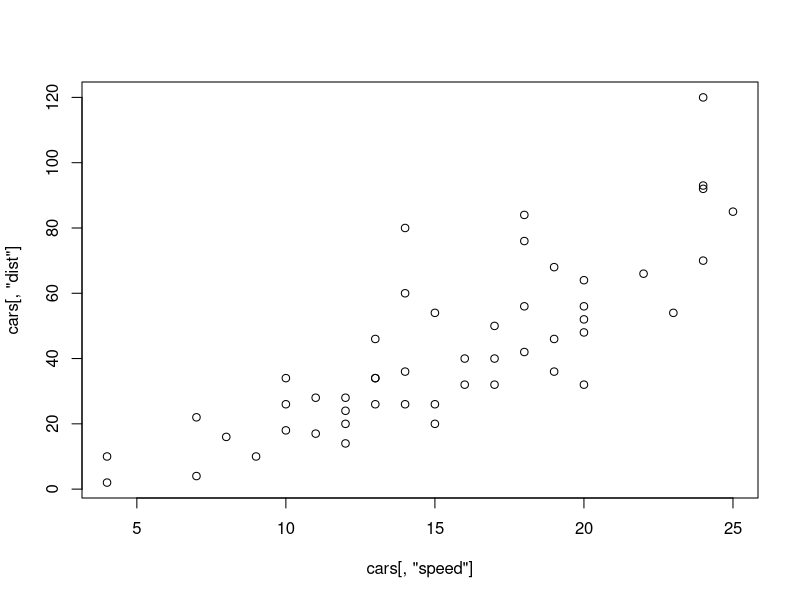
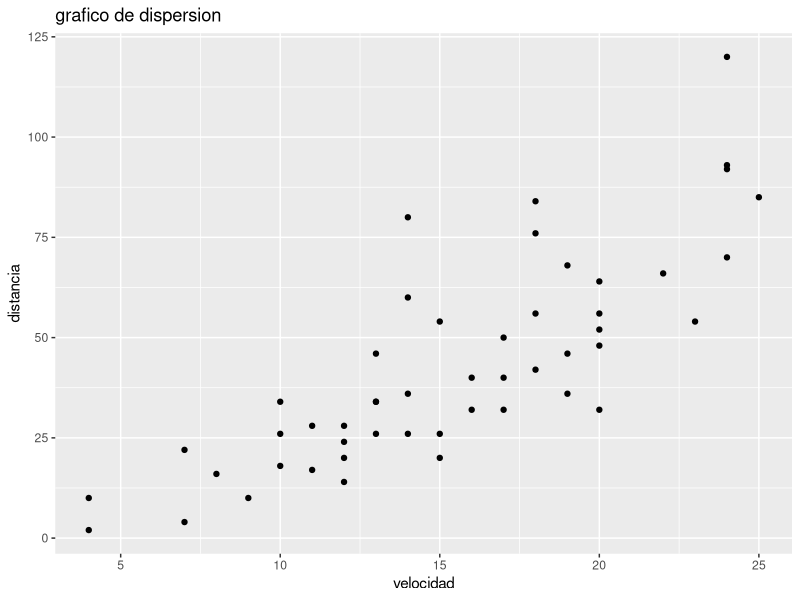

The R source for these figures, in order:

plot(x=cars[,'speed'], y=cars[,'dist'], type='p')


install.packages('dplyr')
install.packages('ggplot2')

library(dplyr)
library(ggplot2)

require(dplyr)
require(ggplot2)


cars %>% ggplot(aes(x=speed, y=dist)) + 
    geom_point() + 
    ggtitle('grafico de dispersion') +
    xlab('velocidad') + 
    ylab('distancia')
